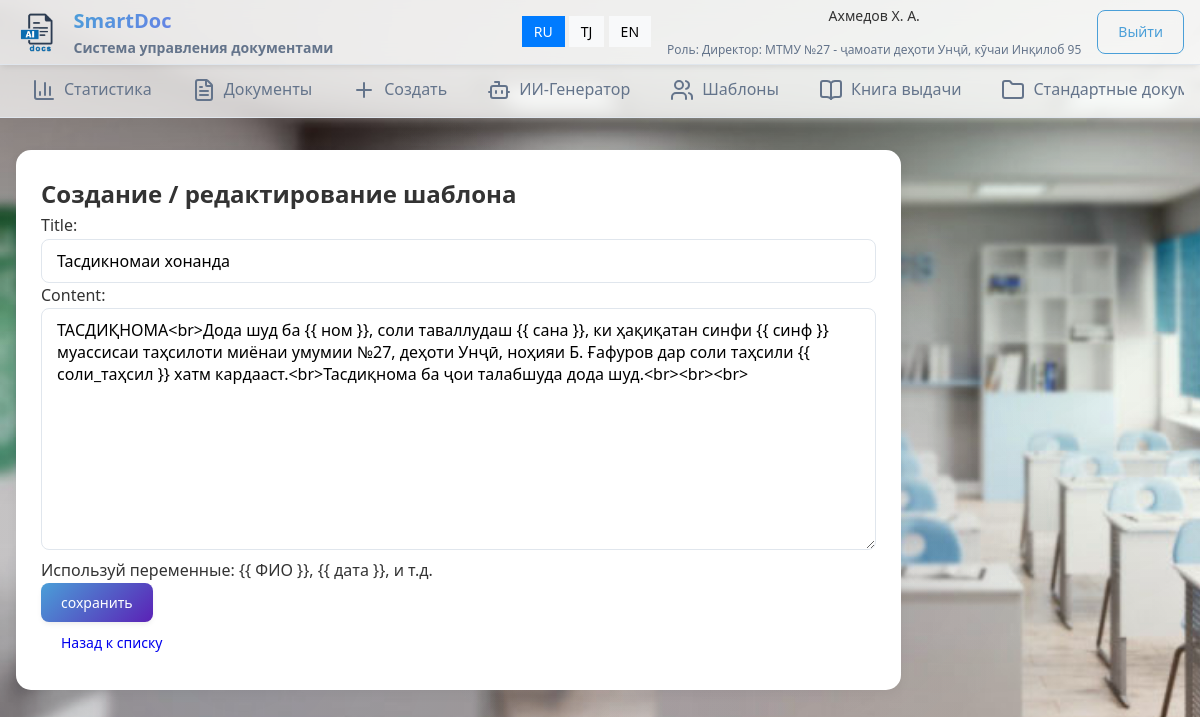
/templates/edit-1 (signed in), run on the app's committed database.
### main/models.py (models this page shows, shortened)
class User(AbstractUser):
    ROLE_CHOICES = (
        ('director', 'Директор'),
        ('secretary', 'Секретарь'),
        ('teacher', 'Учитель'),
    )
    avatar=models.ImageField(upload_to='avatars/' ,default='avatars/default.png')
    role = models.CharField(max_length=20, choices=ROLE_CHOICES)
    school = models.ForeignKey(School, on_delete=models.CASCADE, null=True, blank=True)

class School(models.Model):
    name = models.CharField(max_length=255)
    address = models.TextField(blank=True)
    email = models.EmailField(blank=True)
    tel=models.CharField(max_length=20, blank=True)
    headletter=models.FileField(upload_to='headletters/', null=True, blank=True)
    approved=models.BooleanField(default=False)
    created_at = models.DateTimeField(auto_now_add=True)
    def __str__(self):
        return f'{self.name} - {self.address}'

class Template(models.Model):
    title = models.CharField(max_length=255)
    category=models.ForeignKey(Category,on_delete=models.SET_NULL,null=True)
    content = models.TextField(help_text="Используй переменные: {{ ФИО }}, {{ дата }}, и т.д.")
    school = models.ForeignKey(School, on_delete=models.CASCADE)
    created_by = models.ForeignKey(User, on_delete=models.SET_NULL, null=True)
    created_at = models.DateTimeField(auto_now_add=True)

### main/views.py (the view, shortened to what this page needs)
# urls.py: path('templates/edit-<int:pk>', TemplateUpdateView.as_view(), name='edit_template'),
class TemplateUpdateView(LoginRequiredMixin, UpdateView):
    model = Template
    form_class = TemplateForm
    template_name = 'main/template_form.html'
    success_url = reverse_lazy('templates')
    def get_queryset(self):
        return Template.objects.filter(school=self.request.user.school)

### main/forms.py
class TemplateForm(ModelForm):
    class Meta:
        model = Template
        fields = ['title', 'content']
        widgets = {
            'title': TextInput(attrs={'class': 'form-control', 'placeholder': 'Enter template title'}),
            'content': Textarea(attrs={'class': 'form-control', 'placeholder': 'Enter template content'}),
        }

### main/templates/main/template_form.html (shortened to what this page needs)
{% extends 'main/base.html' %}
{%load static%}
{% block extra_css %}
<link rel="stylesheet" href="{% static 'css/styles.css' %}">
{% endblock %}
{% block content %}
<div class="content-area">
<h2 data-i18n="create_edit_template">Создание / редактирование шаблона</h2>
<form method="post">
  {{ form.as_p }}
  <button type="submit" class="btn btn-primary" data-i18n="save">Сохранить</button>
</form>
<a href="{% url 'templates' %}" class="btn" data-i18n="back_to_list">Назад к списку</a>
</div>
{% endblock %}

### main/templates/main/base.html (shortened to what this page needs)
<!DOCTYPE html>
{% load static %}
<html lang="ru">
<head>
    <link rel="stylesheet" href="{% static 'css/main.css' %}">
    <link rel="stylesheet" href="{% static 'css/style.css' %}">
    {% block extra_css %}{% endblock %}
</head>
<body>
    {% if user.is_authenticated %}
    <header class="header">
        <div class="header-container">
            <div class="header-left">
                <div class="logo">
                    <img src="{% static 'image/logo.png' %}" alt="Logo" class="logo-image" height="40px">
                    <div class="logo-text">
                        <h1 data-i18n="logo_title">SmartDoc</h1>
                        <p data-i18n="logo_subtitle">Система управления документами</p>
                    </div>
                </div>
            </div>
            <div class="header-right">
                <div class="language-switcher">
                    <button class="lang-btn" data-lang="ru" onclick="changeLanguage('ru')">RU</button>
                    <button class="lang-btn" data-lang="tj" onclick="changeLanguage('tj')">TJ</button>
                    <button class="lang-btn" data-lang="en" onclick="changeLanguage('en')">EN</button>
                </div>
                <div class="user-info">
                    <span>{{ user.first_name }} {{ user.last_name }}</span>
                    <span class="user-role"><span data-i18n="role">Роль</span>: {{ user.get_role_display }}: {{user.school}}</span>
                </div>
                <a href="{% url 'logout' %}" class="btn btn-outline" data-i18n="logout">Выйти</a>
            </div>
        </div>
    </header>
    <nav class="navigation">
        <div class="nav-container">
            <div class="nav-tabs">
                <a href="{% url 'index' %}" class="nav-tab {% if request.resolver_match.url_name == 'index' %}active{% endif %}">
                    <i data-lucide="bar-chart-3"></i>
                    <span data-i18n="statistics">Статистика</span>
                </a>
                <a href="{% url 'documents' %}" class="nav-tab {% if request.resolver_match.url_name == 'documents' %}active{% endif %}">
                    <i data-lucide="file-text"></i>
                    <span data-i18n="documents">Документы</span>
                </a>
                <a href="{% url 'document_create' %}" class="nav-tab {% if request.resolver_match.url_name == 'document_create' %}active{% endif %}">
                    <i data-lucide="plus"></i>
                    <span data-i18n="create">Создать</span>
                </a>
                <a href="{% url 'ai' %}" class="nav-tab {% if request.resolver_match.url_name == 'ai' %}active{% endif %}">
                    <i data-lucide="bot"></i>
                    <span data-i18n="ai_generator">ИИ-Генератор</span>
                </a>
                <a href="{% url 'templates' %}" class="nav-tab {% if request.resolver_match.url_name == 'templates' %}active{% endif %}">
                    <i data-lucide="users"></i>
                    <span data-i18n="head_templates">Шаблоны</span>
                </a>
                <a href="{% url 'export_book' %}" class="nav-tab {% if request.resolver_match.url_name == 'export_book' %}active{% endif %}">
                    <i data-lucide="book-open"></i>
                    <span data-i18n="head_export">Книга выдачи</span>
                </a>
                <a href="{% url 'standard_docs' %}" class="nav-tab {% if request.resolver_match.url_name == 'standard_docs' %}active{% endif %}">
                    <i data-lucide="folder"></i>
                    <span data-i18n="head_standard">Стандартные документы</span>
                </a>
            </div>
        </div>
    </nav>
    {% endif %}
    <main class="main-content">
        {% block content %}{% endblock %}
    </main>
</body>
</html>

### main/static/css/main.css (style rules this page uses)
* { margin: 0; padding: 0; box-sizing: border-box; }
:root { --primary: #2563eb; --primary-hover: #1d4ed8; --secondary: #64748b; --success: #10b981; --warning: #f59e0b; --error: #ef4444; --background: #f8fafc; --surface: #ffffff; --border: #e2e8f0; --text-primary: #0f172a; --text-secondary: #64748b; --text-muted: #94a3b8; --radius: 8px; --shadow: 0 1px 3px 0 rgb(0 0 0 / 0.1), 0 1px 2px -1px rgb(0 0 0 / 0.1); --shadow-lg: 0 10px 15px -3px rgb(0 0 0 / 0.1), 0 4px 6px -4px rgb(0 0 0 / 0.1); }
body { font-family: -apple-system, BlinkMacSystemFont, "Segoe UI", Roboto, sans-serif; color: var(--text-primary); line-height: 1.6; }
.header { background: var(--surface); border-bottom: 1px solid var(--border); box-shadow: var(--shadow); }
.header-container { max-width: 1200px; margin: 0 auto; padding: 0 1rem; display: flex; align-items: center; justify-content: space-between; height: 64px; }
.header-left { display: flex; align-items: center; }
.logo { display: flex; align-items: center; gap: 0.75rem; }
.logo-text h1 { font-size: 1.25rem; font-weight: 600; }
.logo-text p { font-size: 0.875rem; color: var(--text-secondary); }
.header-right { display: flex; align-items: center; gap: 1rem; }
.user-info { display: flex; flex-direction: column; align-items: flex-end; font-size: 0.875rem; }
.user-role { color: var(--text-secondary); font-size: 0.75rem; }
.navigation { background: var(--surface); border-bottom: 1px solid var(--border); }
.nav-container { max-width: 1200px; margin: 0 auto; padding: 0 1rem; }
.nav-tabs { display: flex; gap: 0.5rem; overflow-x: auto; }
.nav-tab { display: flex; align-items: center; gap: 0.5rem; padding: 0.75rem 1rem; text-decoration: none; color: var(--text-secondary); border-bottom: 2px solid transparent; transition: all 0.2s; white-space: nowrap; }
.main-content { max-width: 1200px; margin: 0 auto; padding: 2rem 1rem; }
input, textarea, select { padding: 0.75rem; border: 1px solid var(--border); border-radius: var(--radius); font-size: 0.875rem; transition: border-color 0.2s; }
.btn { display: inline-flex; align-items: center; justify-content: center; gap: 0.5rem; padding: 0.75rem 1rem; border: none; border-radius: var(--radius); font-size: 0.875rem; font-weight: 500; text-decoration: none; cursor: pointer; transition: all 0.2s; }
.btn-primary { background: var(--primary); color: white; }
.btn-outline { background: transparent; color: var(--text-primary); border: 1px solid var(--border); }

### main/static/css/styles.css (style rules this page uses)
:root { --primary: #4a9fd8; --primary-light: #c0e0f754; --primary-dark: #1c6ca1; --accent: #5dbea3; --text: #333333; --light: #ffffff; --gray: #f5f7fa; --border: #e0e6ed; }
* { margin: 0; padding: 0; box-sizing: border-box; font-family: 'Segoe UI', Tahoma, Geneva, Verdana, sans-serif; }
body { color: var(--text); background-color: var(--gray); line-height: 1.6; }
header { background-color: var(--light); box-shadow: 0 2px 10px rgba(0, 0, 0, 0.1); position: sticky; top: 0; z-index: 100; }
.logo { display: flex; align-items: center; }
.logo-text { font-size: 22px; font-weight: 600; color: var(--primary-dark); }
main { padding: 30px 0; min-height: calc(100vh - 70px - 60px); }
.content-area { max-width: 885px; background-color: var(--light); border-radius: 15px; padding: 25px; box-shadow: 0 4px 12px rgba(0, 0, 0, 0.05); }
.btn { text-decoration: none; padding: 10px 20px; border-radius: 8px; border: none; font-weight: 500; cursor: pointer; transition: all 0.3s; }
.btn-primary { background-color: var(--primary); color: white; }
.btn-outline { background-color: transparent; border: 1px solid var(--primary); color: var(--primary); }
.form-control { width: 100%; padding: 10px 15px; border: 1px solid var(--border); border-radius: 8px; font-size: 16px; transition: border-color 0.3s; }
a { text-decoration: none; }

### data on the page
User: first_name "Ахмедов", last_name "Х. А.", role "Директор", school "МТМУ №27 - ҷамоати деҳоти Унҷӣ, кӯчаи Инқилоб 95"
Template: title "Тасдикномаи хонанда", content "ТАСДИҚНОМА<br>Дода шуд ба {{ ном }}, соли таваллудаш {{ сана }}, ки ҳақиқатан синфи {{ синф }} муассисаи таҳсилоти миёнаи умумии №27, деҳоти Унҷӣ, ноҳияи Б. Ғафуров дар соли таҳсили {{ соли_таҳсил }} хатм кардааст.<br>Тасдиқнома ба ҷои талабшуда дода шуд.<br><br><br>"
